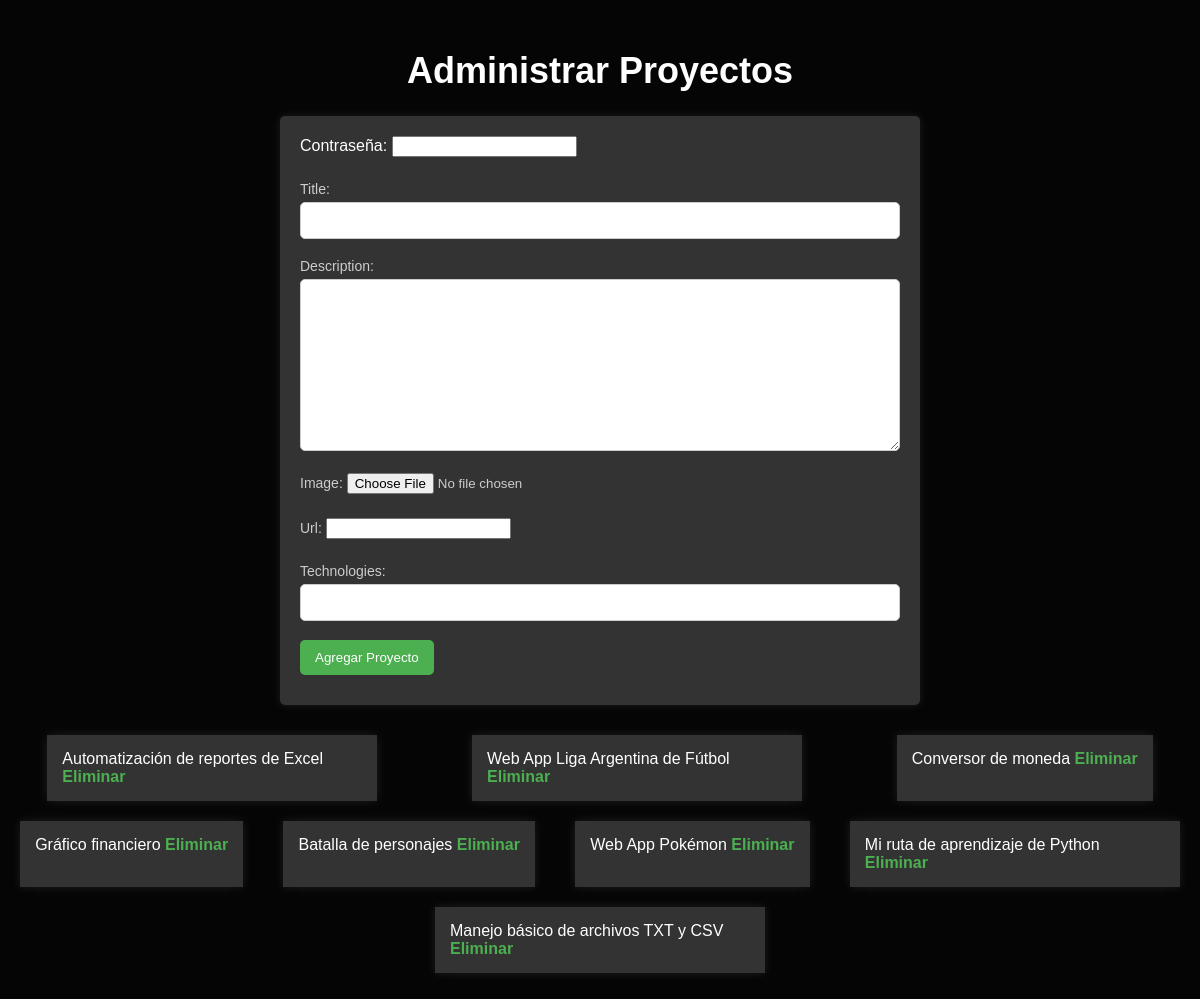
Page /administrar-proyectos/ (signed in) on the committed database.
### projects/models.py (models this page shows, shortened)
class Project(models.Model):
    title = models.CharField(max_length=100)
    description = models.TextField()
    image = models.ImageField(upload_to='project_images/', null=True, blank=True)
    url = models.URLField(blank=True)
    technologies = models.CharField(max_length=100)

### projects/views.py (the view)
# urls.py: path('administrar-proyectos/', administrar_proyectos, name='administrar_proyectos'),
@login_required
def administrar_proyectos(request):
    if request.method == 'POST':
        password = request.POST.get('password', '')
        if password != '100604':
            return HttpResponseForbidden("Usted no puede acceder a esta sección.")
        form = ProjectForm(request.POST, request.FILES)
        if form.is_valid():
            form.save()
            messages.success(request, 'Proyecto agregado exitosamente.')
            return redirect('administrar_proyectos')
    else:
        form = ProjectForm()
    projects = Project.objects.all()
    if request.method == 'GET' and 'eliminar_proyecto' in request.GET:
        proyecto_id = request.GET['eliminar_proyecto']
        project = Project.objects.get(pk=proyecto_id)
        project.delete()
        messages.success(request, 'Proyecto eliminado exitosamente.')
        return redirect('administrar_proyectos')
    return render(request, 'administrar_proyectos.html', {'projects': projects, 'form': form})

### projects/forms.py
class ProjectForm(forms.ModelForm):
    class Meta:
        model = Project
        fields = '__all__'  # Esto incluirá todos los campos del modelo en el formulario

### projects/templates/administrar_proyectos.html (shortened to what this page needs)
{% load static %}
<!DOCTYPE html>
<html lang="es">
<head>
</head>
<body>
    <div class="container">
        <h1>Administrar Proyectos</h1>
        <form method="post" enctype="multipart/form-data">
            <label for="password">Contraseña:</label>
            <input type="password" name="password" required>
            {{ form.as_p }}
            <button type="submit">Agregar Proyecto</button>
        </form>
        <ul>
            {% for project in projects %}
                <li>
                    {{ project.title }}
                    <a href="?eliminar_proyecto={{ project.id }}">Eliminar</a>
                </li>
            {% endfor %}
        </ul>
    </div>
</body>
</html>

### projects/templates/administrar_proyectos.html (style rules this page uses)
body { font-family: 'Arial', sans-serif; background-color: #050505; color: #fff; margin: 0; padding: 0; box-sizing: border-box; }
h1 { text-align: center; color: #fff; margin-top: 50px; font-size: 36px; }
form { max-width: 600px; margin: 20px auto; padding: 20px; background-color: #333; box-shadow: 0 0 10px rgba(255, 255, 255, 0.1); border-radius: 5px; }
input, button { margin-bottom: 10px; }
input[type="text"], textarea { width: 100%; padding: 10px; margin: 5px 0; display: inline-block; border: 1px solid #ccc; box-sizing: border-box; border-radius: 5px; }
button { background-color: #4caf50; color: #fff; padding: 10px 15px; border: none; border-radius: 5px; cursor: pointer; }
ul { list-style-type: none; padding: 0; display: flex; flex-wrap: wrap; justify-content: space-around; }
li { background-color: #333; margin: 10px; padding: 15px; box-shadow: 0 0 10px rgba(255, 255, 255, 0.1); transition: transform 0.3s ease-in-out; max-width: 300px; }
p { color: #ccc; font-size: 14px; }
a { color: #4caf50; text-decoration: none; font-weight: bold; }

### rows in the picture
Project: title "Automatización de reportes de Excel"
Project: title "Web App Liga Argentina de Fútbol"
Project: title "Conversor de moneda"
Project: title "Gráfico financiero"
Project: title "Batalla de personajes"
Project: title "Web App Pokémon"
Project: title "Mi ruta de aprendizaje de Python"
Project: title "Manejo básico de archivos TXT y CSV"
